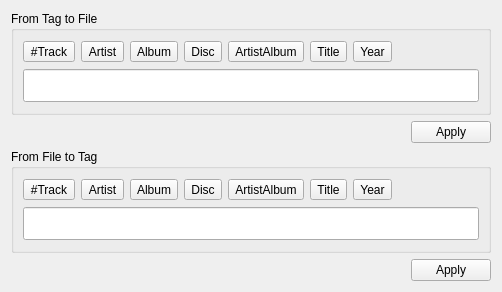
<?xml version="1.0" encoding="UTF-8"?>
<ui version="4.0">
 <class>TagConverter</class>
 <widget class="QWidget" name="TagConverter">
  <property name="geometry">
   <rect>
    <x>0</x>
    <y>0</y>
    <width>502</width>
    <height>292</height>
   </rect>
  </property>
  <layout class="QVBoxLayout" name="verticalLayout">
   <item>
    <widget class="QGroupBox" name="tagToFileGroupBox">
     <property name="title">
      <string>From Tag to File</string>
     </property>
     <layout class="QVBoxLayout" name="verticalLayout_2">
      <item>
       <layout class="QHBoxLayout" name="horizontalLayout_2">
        <item>
         <widget class="QToolButton" name="trackTB">
          <property name="text">
           <string>#Track</string>
          </property>
          <property name="column" stdset="0">
           <number>6</number>
          </property>
         </widget>
        </item>
        <item>
         <widget class="QToolButton" name="artistTB">
          <property name="text">
           <string>Artist</string>
          </property>
          <property name="column" stdset="0">
           <number>3</number>
          </property>
         </widget>
        </item>
        <item>
         <widget class="QToolButton" name="albumTB">
          <property name="text">
           <string>Album</string>
          </property>
          <property name="column" stdset="0">
           <number>5</number>
          </property>
         </widget>
        </item>
        <item>
         <widget class="QToolButton" name="discTB">
          <property name="text">
           <string>Disc</string>
          </property>
          <property name="column" stdset="0">
           <number>7</number>
          </property>
         </widget>
        </item>
        <item>
         <widget class="QToolButton" name="artistAlbumTB">
          <property name="text">
           <string>ArtistAlbum</string>
          </property>
          <property name="column" stdset="0">
           <number>4</number>
          </property>
         </widget>
        </item>
        <item>
         <widget class="QToolButton" name="titleTB">
          <property name="text">
           <string>Title</string>
          </property>
          <property name="column" stdset="0">
           <number>2</number>
          </property>
         </widget>
        </item>
        <item>
         <widget class="QToolButton" name="yearTB">
          <property name="text">
           <string>Year</string>
          </property>
          <property name="column" stdset="0">
           <number>8</number>
          </property>
         </widget>
        </item>
        <item>
         <spacer name="horizontalSpacer_2">
          <property name="orientation">
           <enum>Qt::Horizontal</enum>
          </property>
          <property name="sizeHint" stdset="0">
           <size>
            <width>40</width>
            <height>20</height>
           </size>
          </property>
         </spacer>
        </item>
       </layout>
      </item>
      <item>
       <widget class="TagLineEdit" name="tagToFileLineEdit">
        <property name="font">
         <font>
          <pointsize>16</pointsize>
         </font>
        </property>
        <property name="clearButtonEnabled">
         <bool>true</bool>
        </property>
       </widget>
      </item>
     </layout>
    </widget>
   </item>
   <item>
    <layout class="QHBoxLayout" name="horizontalLayout_4">
     <item>
      <spacer name="horizontalSpacer_4">
       <property name="orientation">
        <enum>Qt::Horizontal</enum>
       </property>
       <property name="sizeHint" stdset="0">
        <size>
         <width>40</width>
         <height>20</height>
        </size>
       </property>
      </spacer>
     </item>
     <item>
      <widget class="QPushButton" name="tagToFileApplyButton">
       <property name="text">
        <string>Apply</string>
       </property>
      </widget>
     </item>
    </layout>
   </item>
   <item>
    <widget class="QGroupBox" name="fileToTagGroupBox">
     <property name="title">
      <string>From File to Tag</string>
     </property>
     <layout class="QVBoxLayout" name="verticalLayout_3">
      <item>
       <layout class="QHBoxLayout" name="horizontalLayout_3">
        <item>
         <widget class="QToolButton" name="trackTB_2">
          <property name="text">
           <string>#Track</string>
          </property>
          <property name="column" stdset="0">
           <number>6</number>
          </property>
         </widget>
        </item>
        <item>
         <widget class="QToolButton" name="artistTB_2">
          <property name="text">
           <string>Artist</string>
          </property>
          <property name="column" stdset="0">
           <number>3</number>
          </property>
         </widget>
        </item>
        <item>
         <widget class="QToolButton" name="albumTB_2">
          <property name="text">
           <string>Album</string>
          </property>
          <property name="column" stdset="0">
           <number>5</number>
          </property>
         </widget>
        </item>
        <item>
         <widget class="QToolButton" name="discTB_2">
          <property name="text">
           <string>Disc</string>
          </property>
          <property name="column" stdset="0">
           <number>7</number>
          </property>
         </widget>
        </item>
        <item>
         <widget class="QToolButton" name="artistAlbumTB_2">
          <property name="text">
           <string>ArtistAlbum</string>
          </property>
          <property name="column" stdset="0">
           <number>4</number>
          </property>
         </widget>
        </item>
        <item>
         <widget class="QToolButton" name="titleTB_2">
          <property name="text">
           <string>Title</string>
          </property>
          <property name="column" stdset="0">
           <number>2</number>
          </property>
         </widget>
        </item>
        <item>
         <widget class="QToolButton" name="yearTB_2">
          <property name="text">
           <string>Year</string>
          </property>
          <property name="column" stdset="0">
           <number>8</number>
          </property>
         </widget>
        </item>
        <item>
         <spacer name="horizontalSpacer_3">
          <property name="orientation">
           <enum>Qt::Horizontal</enum>
          </property>
          <property name="sizeHint" stdset="0">
           <size>
            <width>40</width>
            <height>20</height>
           </size>
          </property>
         </spacer>
        </item>
       </layout>
      </item>
      <item>
       <widget class="TagLineEdit" name="fileToTagLineEdit">
        <property name="font">
         <font>
          <pointsize>16</pointsize>
         </font>
        </property>
        <property name="clearButtonEnabled">
         <bool>true</bool>
        </property>
       </widget>
      </item>
     </layout>
    </widget>
   </item>
   <item>
    <layout class="QHBoxLayout" name="horizontalLayout">
     <item>
      <spacer name="horizontalSpacer">
       <property name="orientation">
        <enum>Qt::Horizontal</enum>
       </property>
       <property name="sizeHint" stdset="0">
        <size>
         <width>40</width>
         <height>20</height>
        </size>
       </property>
      </spacer>
     </item>
     <item>
      <widget class="QPushButton" name="fileToTagApplyButton">
       <property name="text">
        <string>Apply</string>
       </property>
      </widget>
     </item>
    </layout>
   </item>
  </layout>
 </widget>
 <customwidgets>
  <customwidget>
   <class>TagLineEdit</class>
   <extends>QLineEdit</extends>
   <header>taglineedit.h</header>
  </customwidget>
 </customwidgets>
 <resources/>
 <connections/>
</ui>
